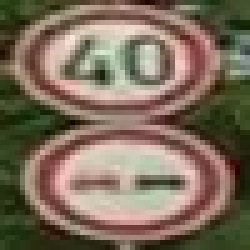
%> input picture sent/tempbase/main/372.jpg, 50 x 50 px (shown 5 times larger)
$ octave Untitled.m   (GNU Octave 9; MATLAB toolbox functions it lacks are replaced by stand-ins)
%> lines starting %> are read from the running program, lines starting %| are printed output that depends on the picture; in (x1, y1, x2, y2) boxes, pixels count from 0 and x2, y2 are one past the last pixel; in counts of white or black regions, pixels touching at a corner belong together; the program's own positions count from 1
img = imread('372.jpg');
%> img is the input picture: size 50x50x3 uint8; mean R, G, B 124.9, 109.3, 91.3

imggray = rgb2gray(img);
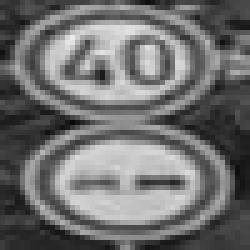
%> imggray: size 50x50 uint8 (shown 5 times larger); min 9, max 235, mean 111.9
imgray  = im2double(imggray);
imbin   = im2bw(imggray,graythresh(imggray));
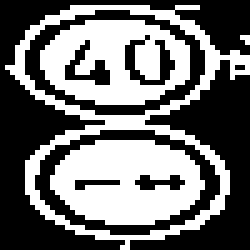
%> imbin: size 50x50 logical (shown 5 times larger); 44.1% white; 4 white regions (1 under 20 px), largest, box (x1, y1, x2, y2) and area: (1, 1, 50, 50) 386, (10, 28, 41, 45) 380, (8, 4, 38, 21) 334
imbin   = imfill(imbin,'holes');
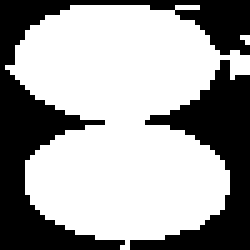
%> imbin: size 50x50 logical (shown 5 times larger); 62.8% white; 2 black regions, box (x1, y1, x2, y2) and area: (0, 0, 50, 50) 571, (26, 12, 50, 50) 360
imshow(imbin);
%cd ..
imwrite(imbin,'dcircle1.jpg');
